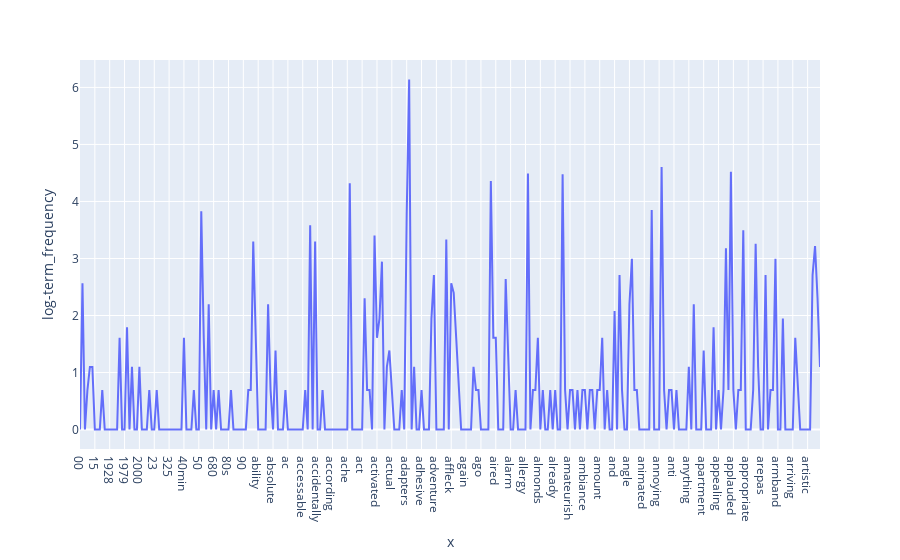

This figure's notebook cell:
### Code cell
# Log distribution of terms frequency
import math
term_frequencies_log = [math.log(i) for i in term_frequencies]

df = pd.DataFrame(term_frequencies_log[:300])
tf = pd.DataFrame((df).values,index=count_vect.get_feature_names_out()[:300], columns={"log-term_frequency"})
fig = px.line(tf, y="log-term_frequency", x=count_vect.get_feature_names_out()[:300])
fig.show()

### Figure 1 — Plotly figure (JSON) as saved in the notebook; plotly's stock layout.template omitted (floating-point values rounded to 4 significant figures; data arrays with more than 128 entries replaced by an {"elided": "..."} marker saying what was removed)
{"data": [{"hovertemplate": "x=%{x}<br>log-term_frequency=%{y}<extra></extra>", "legendgroup": "", "line": {"color": "#636efa", "dash": "solid"}, "marker": {"symbol": "circle"}, "mode": "lines", "name": "", "orientation": "v", "showlegend": false, "type": "scatter", "x": {"elided": "300 str values"}, "xaxis": "x", "y": {"elided": "300 float values"}, "yaxis": "y"}], "layout": {"legend": {"tracegroupgap": 0}, "margin": {"t": 60}, "xaxis": {"anchor": "y", "domain": [0, 1], "title": {"text": "x"}}, "yaxis": {"anchor": "x", "domain": [0, 1], "title": {"text": "log-term_frequency"}}}}
